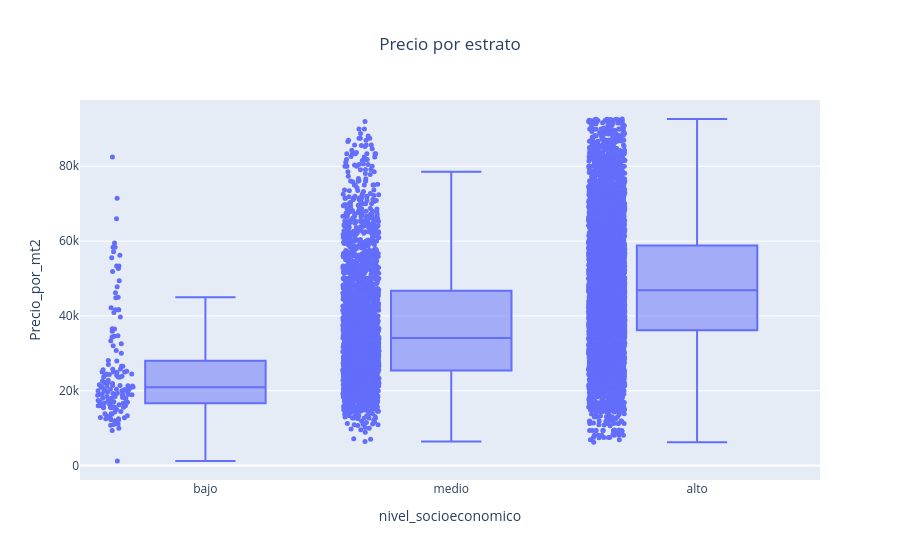

This figure's notebook cell:
### Code cell
# graficamos el Precio por calidad usando un boxplot en plotly
import plotly.express as px
# fijamos un orden para las estratos
order = ['bajo', 'medio', 'alto']

# graficamos el boxplot
fig = px.box(base, x='nivel_socioeconomico', y='Precio_por_mt2', points='all', title='Precio por estrato', category_orders={'nivel_socioeconomico': order})
fig.update_traces(marker=dict(size=5))
fig.update_layout(title_x=0.5)
fig.show()

### Figure 1 — Plotly figure (JSON) as saved in the notebook; plotly's stock layout.template omitted (floating-point values rounded to 4 significant figures; data arrays with more than 128 entries replaced by an {"elided": "..."} marker saying what was removed)
{"data": [{"alignmentgroup": "True", "boxpoints": "all", "hovertemplate": "nivel_socioeconomico=%{x}<br>Precio_por_mt2=%{y}<extra></extra>", "legendgroup": "", "marker": {"color": "#636efa", "size": 5}, "name": "", "notched": false, "offsetgroup": "", "orientation": "v", "showlegend": false, "type": "box", "x": {"elided": "9066 str values"}, "x0": " ", "xaxis": "x", "y": {"elided": "9066 float values"}, "y0": " ", "yaxis": "y"}], "layout": {"boxmode": "group", "legend": {"tracegroupgap": 0}, "title": {"text": "Precio por estrato", "x": 0.5}, "xaxis": {"anchor": "y", "categoryarray": ["bajo", "medio", "alto"], "categoryorder": "array", "domain": [0, 1], "title": {"text": "nivel_socioeconomico"}}, "yaxis": {"anchor": "x", "domain": [0, 1], "title": {"text": "Precio_por_mt2"}}}}
